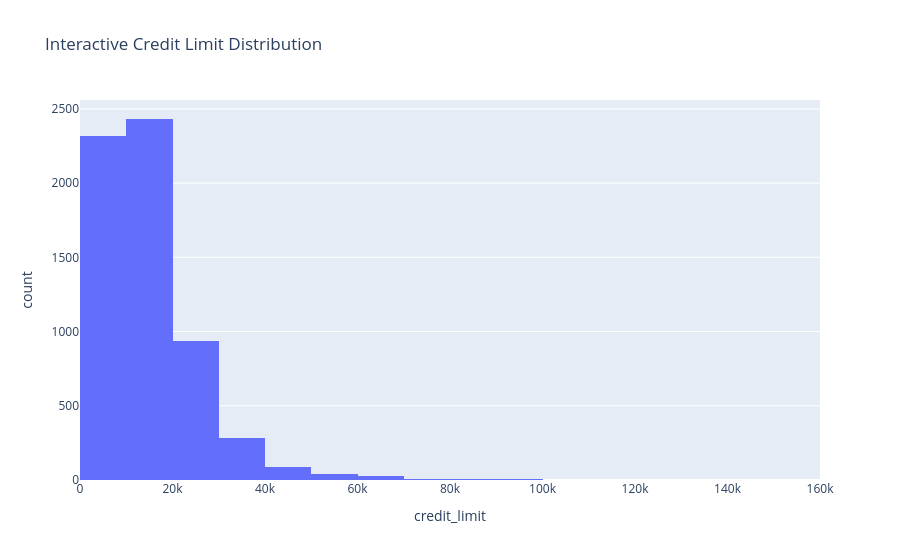

The code cell stored with this chart in its notebook:
### Markdown cell above
#  Interactive histogram

### Code cell
px.histogram(df, x='credit_limit', nbins=30, title='Interactive Credit Limit Distribution').show()

### Figure 1 — Plotly figure (JSON) as saved in the notebook; plotly's stock layout.template omitted (floating-point values rounded to 4 significant figures; data arrays with more than 128 entries replaced by an {"elided": "..."} marker saying what was removed)
{"data": [{"bingroup": "x", "hovertemplate": "credit_limit=%{x}<br>count=%{y}<extra></extra>", "legendgroup": "", "marker": {"color": "#636efa", "pattern": {"shape": ""}}, "name": "", "nbinsx": 30, "orientation": "v", "showlegend": false, "type": "histogram", "x": {"elided": "6146 int values"}, "xaxis": "x", "yaxis": "y"}], "layout": {"barmode": "relative", "legend": {"tracegroupgap": 0}, "title": {"text": "Interactive Credit Limit Distribution"}, "xaxis": {"anchor": "y", "domain": [0, 1], "title": {"text": "credit_limit"}}, "yaxis": {"anchor": "x", "domain": [0, 1], "title": {"text": "count"}}}}
